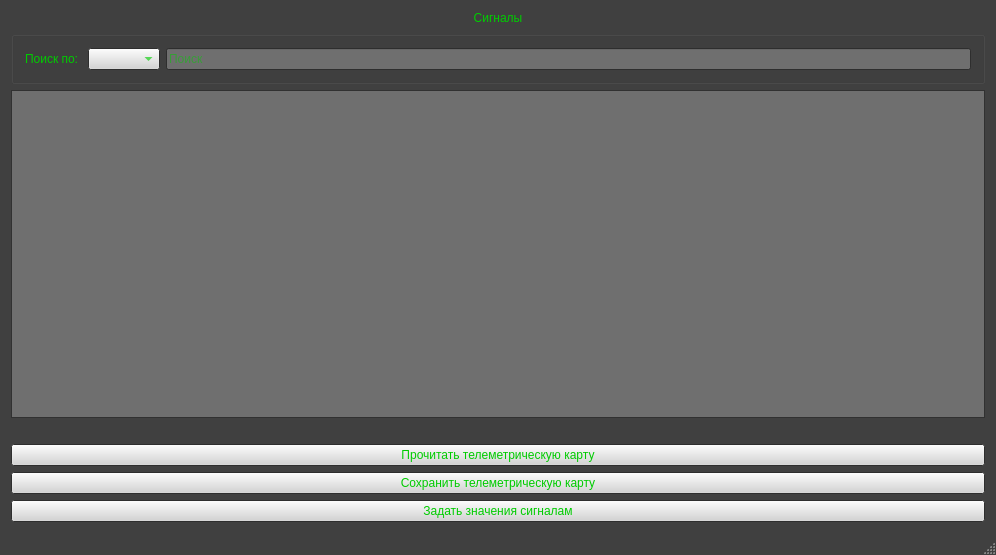
<?xml version="1.0" encoding="UTF-8"?>
<ui version="4.0">
 <class>MainWindow</class>
 <widget class="QMainWindow" name="MainWindow">
  <property name="windowModality">
   <enum>Qt::NonModal</enum>
  </property>
  <property name="geometry">
   <rect>
    <x>0</x>
    <y>0</y>
    <width>996</width>
    <height>555</height>
   </rect>
  </property>
  <property name="palette">
   <palette>
    <active>
     <colorrole role="WindowText">
      <brush brushstyle="SolidPattern">
       <color alpha="255">
        <red>0</red>
        <green>204</green>
        <blue>0</blue>
       </color>
      </brush>
     </colorrole>
     <colorrole role="Button">
      <brush brushstyle="SolidPattern">
       <color alpha="255">
        <red>212</red>
        <green>212</green>
        <blue>212</blue>
       </color>
      </brush>
     </colorrole>
     <colorrole role="Light">
      <brush brushstyle="SolidPattern">
       <color alpha="255">
        <red>0</red>
        <green>204</green>
        <blue>0</blue>
       </color>
      </brush>
     </colorrole>
     <colorrole role="Midlight">
      <brush brushstyle="SolidPattern">
       <color alpha="255">
        <red>0</red>
        <green>0</green>
        <blue>0</blue>
       </color>
      </brush>
     </colorrole>
     <colorrole role="Text">
      <brush brushstyle="SolidPattern">
       <color alpha="255">
        <red>0</red>
        <green>204</green>
        <blue>0</blue>
       </color>
      </brush>
     </colorrole>
     <colorrole role="BrightText">
      <brush brushstyle="SolidPattern">
       <color alpha="255">
        <red>0</red>
        <green>204</green>
        <blue>0</blue>
       </color>
      </brush>
     </colorrole>
     <colorrole role="ButtonText">
      <brush brushstyle="SolidPattern">
       <color alpha="255">
        <red>0</red>
        <green>204</green>
        <blue>0</blue>
       </color>
      </brush>
     </colorrole>
     <colorrole role="Base">
      <brush brushstyle="SolidPattern">
       <color alpha="255">
        <red>111</red>
        <green>111</green>
        <blue>111</blue>
       </color>
      </brush>
     </colorrole>
     <colorrole role="Window">
      <brush brushstyle="SolidPattern">
       <color alpha="255">
        <red>77</red>
        <green>77</green>
        <blue>77</blue>
       </color>
      </brush>
     </colorrole>
     <colorrole role="Shadow">
      <brush brushstyle="SolidPattern">
       <color alpha="255">
        <red>105</red>
        <green>105</green>
        <blue>105</blue>
       </color>
      </brush>
     </colorrole>
     <colorrole role="HighlightedText">
      <brush brushstyle="SolidPattern">
       <color alpha="255">
        <red>0</red>
        <green>0</green>
        <blue>0</blue>
       </color>
      </brush>
     </colorrole>
     <colorrole role="LinkVisited">
      <brush brushstyle="SolidPattern">
       <color alpha="255">
        <red>255</red>
        <green>255</green>
        <blue>255</blue>
       </color>
      </brush>
     </colorrole>
     <colorrole role="AlternateBase">
      <brush brushstyle="SolidPattern">
       <color alpha="255">
        <red>64</red>
        <green>64</green>
        <blue>64</blue>
       </color>
      </brush>
     </colorrole>
     <colorrole role="ToolTipText">
      <brush brushstyle="SolidPattern">
       <color alpha="255">
        <red>0</red>
        <green>204</green>
        <blue>0</blue>
       </color>
      </brush>
     </colorrole>
    </active>
    <inactive>
     <colorrole role="WindowText">
      <brush brushstyle="SolidPattern">
       <color alpha="255">
        <red>0</red>
        <green>204</green>
        <blue>0</blue>
       </color>
      </brush>
     </colorrole>
     <colorrole role="Button">
      <brush brushstyle="SolidPattern">
       <color alpha="255">
        <red>212</red>
        <green>212</green>
        <blue>212</blue>
       </color>
      </brush>
     </colorrole>
     <colorrole role="Light">
      <brush brushstyle="SolidPattern">
       <color alpha="255">
        <red>0</red>
        <green>204</green>
        <blue>0</blue>
       </color>
      </brush>
     </colorrole>
     <colorrole role="Midlight">
      <brush brushstyle="SolidPattern">
       <color alpha="255">
        <red>0</red>
        <green>0</green>
        <blue>0</blue>
       </color>
      </brush>
     </colorrole>
     <colorrole role="Text">
      <brush brushstyle="SolidPattern">
       <color alpha="255">
        <red>0</red>
        <green>204</green>
        <blue>0</blue>
       </color>
      </brush>
     </colorrole>
     <colorrole role="BrightText">
      <brush brushstyle="SolidPattern">
       <color alpha="255">
        <red>0</red>
        <green>204</green>
        <blue>0</blue>
       </color>
      </brush>
     </colorrole>
     <colorrole role="ButtonText">
      <brush brushstyle="SolidPattern">
       <color alpha="255">
        <red>0</red>
        <green>204</green>
        <blue>0</blue>
       </color>
      </brush>
     </colorrole>
     <colorrole role="Base">
      <brush brushstyle="SolidPattern">
       <color alpha="255">
        <red>111</red>
        <green>111</green>
        <blue>111</blue>
       </color>
      </brush>
     </colorrole>
     <colorrole role="Window">
      <brush brushstyle="SolidPattern">
       <color alpha="255">
        <red>64</red>
        <green>64</green>
        <blue>64</blue>
       </color>
      </brush>
     </colorrole>
     <colorrole role="Shadow">
      <brush brushstyle="SolidPattern">
       <color alpha="255">
        <red>105</red>
        <green>105</green>
        <blue>105</blue>
       </color>
      </brush>
     </colorrole>
     <colorrole role="HighlightedText">
      <brush brushstyle="SolidPattern">
       <color alpha="255">
        <red>0</red>
        <green>0</green>
        <blue>0</blue>
       </color>
      </brush>
     </colorrole>
     <colorrole role="LinkVisited">
      <brush brushstyle="SolidPattern">
       <color alpha="255">
        <red>255</red>
        <green>255</green>
        <blue>255</blue>
       </color>
      </brush>
     </colorrole>
     <colorrole role="AlternateBase">
      <brush brushstyle="SolidPattern">
       <color alpha="255">
        <red>64</red>
        <green>64</green>
        <blue>64</blue>
       </color>
      </brush>
     </colorrole>
     <colorrole role="ToolTipText">
      <brush brushstyle="SolidPattern">
       <color alpha="255">
        <red>0</red>
        <green>204</green>
        <blue>0</blue>
       </color>
      </brush>
     </colorrole>
    </inactive>
    <disabled>
     <colorrole role="WindowText">
      <brush brushstyle="SolidPattern">
       <color alpha="255">
        <red>120</red>
        <green>120</green>
        <blue>120</blue>
       </color>
      </brush>
     </colorrole>
     <colorrole role="Button">
      <brush brushstyle="SolidPattern">
       <color alpha="255">
        <red>212</red>
        <green>212</green>
        <blue>212</blue>
       </color>
      </brush>
     </colorrole>
     <colorrole role="Light">
      <brush brushstyle="SolidPattern">
       <color alpha="255">
        <red>0</red>
        <green>204</green>
        <blue>0</blue>
       </color>
      </brush>
     </colorrole>
     <colorrole role="Midlight">
      <brush brushstyle="SolidPattern">
       <color alpha="255">
        <red>0</red>
        <green>0</green>
        <blue>0</blue>
       </color>
      </brush>
     </colorrole>
     <colorrole role="Text">
      <brush brushstyle="SolidPattern">
       <color alpha="255">
        <red>120</red>
        <green>120</green>
        <blue>120</blue>
       </color>
      </brush>
     </colorrole>
     <colorrole role="BrightText">
      <brush brushstyle="SolidPattern">
       <color alpha="255">
        <red>0</red>
        <green>204</green>
        <blue>0</blue>
       </color>
      </brush>
     </colorrole>
     <colorrole role="ButtonText">
      <brush brushstyle="SolidPattern">
       <color alpha="255">
        <red>120</red>
        <green>120</green>
        <blue>120</blue>
       </color>
      </brush>
     </colorrole>
     <colorrole role="Base">
      <brush brushstyle="SolidPattern">
       <color alpha="255">
        <red>77</red>
        <green>77</green>
        <blue>77</blue>
       </color>
      </brush>
     </colorrole>
     <colorrole role="Window">
      <brush brushstyle="SolidPattern">
       <color alpha="255">
        <red>53</red>
        <green>53</green>
        <blue>53</blue>
       </color>
      </brush>
     </colorrole>
     <colorrole role="Shadow">
      <brush brushstyle="SolidPattern">
       <color alpha="255">
        <red>170</red>
        <green>170</green>
        <blue>127</blue>
       </color>
      </brush>
     </colorrole>
     <colorrole role="HighlightedText">
      <brush brushstyle="SolidPattern">
       <color alpha="255">
        <red>0</red>
        <green>0</green>
        <blue>0</blue>
       </color>
      </brush>
     </colorrole>
     <colorrole role="LinkVisited">
      <brush brushstyle="SolidPattern">
       <color alpha="255">
        <red>255</red>
        <green>255</green>
        <blue>255</blue>
       </color>
      </brush>
     </colorrole>
     <colorrole role="AlternateBase">
      <brush brushstyle="SolidPattern">
       <color alpha="255">
        <red>64</red>
        <green>64</green>
        <blue>64</blue>
       </color>
      </brush>
     </colorrole>
     <colorrole role="ToolTipText">
      <brush brushstyle="SolidPattern">
       <color alpha="255">
        <red>0</red>
        <green>204</green>
        <blue>0</blue>
       </color>
      </brush>
     </colorrole>
    </disabled>
   </palette>
  </property>
  <property name="font">
   <font>
    <italic>false</italic>
    <bold>false</bold>
    <underline>false</underline>
   </font>
  </property>
  <property name="focusPolicy">
   <enum>Qt::TabFocus</enum>
  </property>
  <property name="windowTitle">
   <string>Редактор карт телеметрии</string>
  </property>
  <property name="windowIcon">
   <iconset resource="resource.qrc">
    <normaloff>:/Icons/kometaicon.png</normaloff>:/Icons/kometaicon.png</iconset>
  </property>
  <property name="toolTipDuration">
   <number>-1</number>
  </property>
  <widget class="QWidget" name="centralWidget">
   <layout class="QVBoxLayout" name="verticalLayout">
    <item>
     <widget class="QLabel" name="label_2">
      <property name="text">
       <string>Сигналы</string>
      </property>
      <property name="alignment">
       <set>Qt::AlignCenter</set>
      </property>
     </widget>
    </item>
    <item>
     <widget class="QGroupBox" name="groupBox">
      <property name="title">
       <string/>
      </property>
      <layout class="QHBoxLayout" name="horizontalLayout">
       <item>
        <widget class="QLabel" name="label">
         <property name="text">
          <string>Поиск по: </string>
         </property>
        </widget>
       </item>
       <item>
        <widget class="QComboBox" name="searchBox"/>
       </item>
       <item>
        <widget class="QLineEdit" name="searchLine">
         <property name="placeholderText">
          <string>Поиск</string>
         </property>
         <property name="clearButtonEnabled">
          <bool>true</bool>
         </property>
        </widget>
       </item>
      </layout>
     </widget>
    </item>
    <item>
     <widget class="QTreeView" name="treeView">
      <property name="font">
       <font>
        <pointsize>12</pointsize>
        <italic>false</italic>
        <bold>false</bold>
        <underline>false</underline>
       </font>
      </property>
      <property name="editTriggers">
       <set>QAbstractItemView::CurrentChanged</set>
      </property>
      <property name="tabKeyNavigation">
       <bool>true</bool>
      </property>
      <property name="sortingEnabled">
       <bool>false</bool>
      </property>
     </widget>
    </item>
    <item>
     <spacer name="horizontalSpacer">
      <property name="orientation">
       <enum>Qt::Horizontal</enum>
      </property>
      <property name="sizeHint" stdset="0">
       <size>
        <width>40</width>
        <height>20</height>
       </size>
      </property>
     </spacer>
    </item>
    <item>
     <widget class="QPushButton" name="telemetryReadButton">
      <property name="text">
       <string>Прочитать телеметрическую карту</string>
      </property>
     </widget>
    </item>
    <item>
     <widget class="QPushButton" name="pushButton_2">
      <property name="text">
       <string>Сохранить телеметрическую карту</string>
      </property>
     </widget>
    </item>
    <item>
     <widget class="QPushButton" name="dbValuesWindowButton">
      <property name="text">
       <string>Задать значения сигналам</string>
      </property>
     </widget>
    </item>
   </layout>
  </widget>
  <widget class="QMenuBar" name="menuBar">
   <property name="geometry">
    <rect>
     <x>0</x>
     <y>0</y>
     <width>996</width>
     <height>22</height>
    </rect>
   </property>
  </widget>
  <widget class="QStatusBar" name="statusBar"/>
 </widget>
 <layoutdefault spacing="6" margin="11"/>
 <tabstops>
  <tabstop>pushButton_2</tabstop>
 </tabstops>
 <resources>
  <include location="resource.qrc"/>
 </resources>
 <connections/>
</ui>
